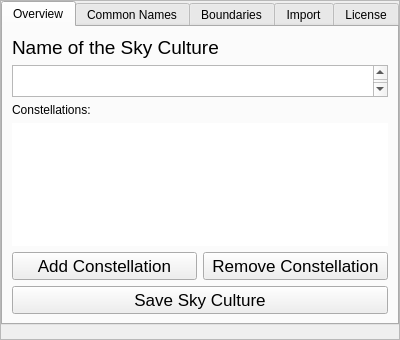
<?xml version="1.0" encoding="UTF-8"?>
<ui version="4.0">
 <class>scmSkyCultureDialog</class>
 <widget class="QWidget" name="scmSkyCultureDialog">
  <property name="geometry">
   <rect>
    <x>0</x>
    <y>0</y>
    <width>400</width>
    <height>340</height>
   </rect>
  </property>
  <property name="minimumSize">
   <size>
    <width>0</width>
    <height>0</height>
   </size>
  </property>
  <property name="maximumSize">
   <size>
    <width>1000000</width>
    <height>999999</height>
   </size>
  </property>
  <property name="styleSheet">
   <string notr="true"/>
  </property>
  <layout class="QVBoxLayout" name="verticalLayout">
   <property name="spacing">
    <number>0</number>
   </property>
   <property name="leftMargin">
    <number>0</number>
   </property>
   <property name="topMargin">
    <number>0</number>
   </property>
   <property name="rightMargin">
    <number>0</number>
   </property>
   <property name="bottomMargin">
    <number>0</number>
   </property>
   <item>
    <widget class="TitleBar" name="titleBar">
     <property name="title" stdset="0">
      <string>Sky Culture Maker</string>
     </property>
    </widget>
   </item>
   <item>
    <widget class="QFrame" name="Content">
     <property name="sizePolicy">
      <sizepolicy hsizetype="Expanding" vsizetype="Expanding">
       <horstretch>0</horstretch>
       <verstretch>0</verstretch>
      </sizepolicy>
     </property>
     <property name="frameShape">
      <enum>QFrame::StyledPanel</enum>
     </property>
     <layout class="QVBoxLayout" name="verticalLayout_3">
      <property name="spacing">
       <number>0</number>
      </property>
      <property name="leftMargin">
       <number>0</number>
      </property>
      <property name="topMargin">
       <number>0</number>
      </property>
      <property name="rightMargin">
       <number>0</number>
      </property>
      <property name="bottomMargin">
       <number>0</number>
      </property>
      <item>
       <widget class="QTabWidget" name="tabs">
        <property name="maximumSize">
         <size>
          <width>16777215</width>
          <height>800</height>
         </size>
        </property>
        <property name="currentIndex">
         <number>0</number>
        </property>
        <property name="iconSize">
         <size>
          <width>32</width>
          <height>32</height>
         </size>
        </property>
        <widget class="QWidget" name="overviewTab">
         <attribute name="title">
          <string>Overview</string>
         </attribute>
         <layout class="QVBoxLayout" name="verticalLayout_2">
          <item>
           <widget class="QLabel" name="currentSCNameLbl">
            <property name="font">
             <font>
              <pointsize>14</pointsize>
             </font>
            </property>
            <property name="text">
             <string>Name of the Sky Culture</string>
            </property>
           </widget>
          </item>
          <item>
           <widget class="QTextEdit" name="skyCultureNameTE">
            <property name="minimumSize">
             <size>
              <width>100</width>
              <height>32</height>
             </size>
            </property>
            <property name="maximumSize">
             <size>
              <width>16777215</width>
              <height>32</height>
             </size>
            </property>
            <property name="font">
             <font>
              <pointsize>14</pointsize>
             </font>
            </property>
            <property name="html">
             <string>&lt;!DOCTYPE HTML PUBLIC &quot;-//W3C//DTD HTML 4.0//EN&quot; &quot;http://www.w3.org/TR/REC-html40/strict.dtd&quot;&gt;
&lt;html&gt;&lt;head&gt;&lt;meta name=&quot;qrichtext&quot; content=&quot;1&quot; /&gt;&lt;style type=&quot;text/css&quot;&gt;
p, li { white-space: pre-wrap; }
&lt;/style&gt;&lt;/head&gt;&lt;body style=&quot; font-family:'.AppleSystemUIFont'; font-size:14pt; font-weight:400; font-style:normal;&quot;&gt;
&lt;p style=&quot;-qt-paragraph-type:empty; margin-top:0px; margin-bottom:0px; margin-left:0px; margin-right:0px; -qt-block-indent:0; text-indent:0px;&quot;&gt;&lt;br /&gt;&lt;/p&gt;&lt;/body&gt;&lt;/html&gt;</string>
            </property>
           </widget>
          </item>
          <item>
           <widget class="QLabel" name="constellationsLbl">
            <property name="text">
             <string>Constellations:</string>
            </property>
           </widget>
          </item>
          <item>
           <widget class="QListWidget" name="constellationsList">
            <property name="minimumSize">
             <size>
              <width>100</width>
              <height>64</height>
             </size>
            </property>
            <property name="styleSheet">
             <string notr="true">
              QListWidget, QListWidget::viewport {
                  margin: 0px;
                  padding: 0px;
                  border: none;
                  outline: none;
              }
              QListWidget::item {
                  margin: 0px;
                  padding: 4px;
                  border: none;
                  outline: none;
              }
             </string>
            </property>
           </widget>
          </item>
          <item>
           <layout class="QHBoxLayout" name="overviewConstellationBtnLayout">
            <item>
             <widget class="QPushButton" name="AddConstellationBtn">
              <property name="minimumSize">
               <size>
                <width>150</width>
                <height>0</height>
               </size>
              </property>
              <property name="font">
               <font>
                <pointsize>13</pointsize>
               </font>
              </property>
              <property name="text">
               <string>Add Constellation</string>
              </property>
             </widget>
            </item>
            <item>
             <widget class="QPushButton" name="RemoveConstellationBtn">
              <property name="minimumSize">
               <size>
                <width>150</width>
                <height>0</height>
               </size>
              </property>
              <property name="font">
               <font>
                <pointsize>13</pointsize>
               </font>
              </property>
              <property name="text">
               <string>Remove Constellation</string>
              </property>
             </widget>
            </item>
           </layout>
          </item>
          <item>
           <layout class="QVBoxLayout" name="overviewSCBtnLayout">
            <item>
             <widget class="QPushButton" name="SaveSkyCultureBtn">
              <property name="minimumSize">
               <size>
                <width>130</width>
                <height>0</height>
               </size>
              </property>
              <property name="font">
               <font>
                <pointsize>13</pointsize>
               </font>
              </property>
              <property name="text">
               <string>Save Sky Culture</string>
              </property>
             </widget>
            </item>
           </layout>
          </item>
         </layout>
        </widget>
        <widget class="QWidget" name="commonNamesTab">
         <attribute name="title">
          <string>Common Names</string>
         </attribute>
        </widget>
        <widget class="QWidget" name="boundariesTab">
         <attribute name="title">
          <string>Boundaries</string>
         </attribute>
        </widget>
        <widget class="QWidget" name="Import">
         <property name="enabled">
          <bool>true</bool>
         </property>
         <attribute name="title">
          <string>Import</string>
         </attribute>
         <layout class="QVBoxLayout" name="importLayout">
          <item>
           <widget class="QLabel" name="label">
            <property name="text">
             <string>Select an archive (.zip, .rar, .z7 or tar) with an old format to convert to the new format</string>
            </property>
            <property name="wordWrap">
             <bool>true</bool>
            </property>
           </widget>
          </item>
          <item>
           <layout class="QHBoxLayout" name="fileSelectLayout">
            <item>
             <widget class="QLineEdit" name="filePathLineEdit">
              <property name="readOnly">
               <bool>true</bool>
              </property>
              <property name="placeholderText">
               <string>Select a file…</string>
              </property>
             </widget>
            </item>
            <item>
             <widget class="QPushButton" name="browseButton">
              <property name="text">
               <string>Browse…</string>
              </property>
             </widget>
            </item>
           </layout>
          </item>
          <item>
           <widget class="QPushButton" name="importButton">
            <property name="text">
             <string>Import</string>
            </property>
           </widget>
          </item>
          <item>
           <spacer name="verticalSpacerImport">
            <property name="orientation">
             <enum>Qt::Vertical</enum>
            </property>
            <property name="sizeType">
             <enum>QSizePolicy::Expanding</enum>
            </property>
            <property name="sizeHint" stdset="0">
             <size>
              <width>20</width>
              <height>40</height>
             </size>
            </property>
           </spacer>
          </item>
         </layout>
        </widget>
        <widget class="QWidget" name="licenseTab">
         <attribute name="title">
          <string>License</string>
         </attribute>
        </widget>
       </widget>
      </item>
      <item>
       <widget class="QLabel" name="infoBoxLbl">
        <property name="text">
         <string/>
        </property>
        <property name="margin">
         <number>5</number>
        </property>
       </widget>
      </item>
     </layout>
    </widget>
   </item>
  </layout>
 </widget>
 <customwidgets>
  <customwidget>
   <class>TitleBar</class>
   <extends>QFrame</extends>
   <header location="global">Dialog.hpp</header>
   <container>1</container>
  </customwidget>
 </customwidgets>
 <resources>
  <include location="../../resources/SkyCultureMaker.qrc"/>
 </resources>
 <connections/>
</ui>
